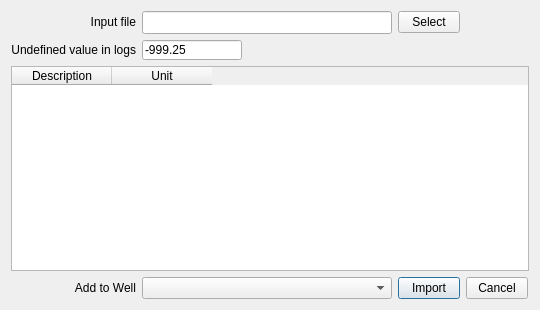
<?xml version="1.0" encoding="UTF-8"?>
<ui version="4.0">
 <class>import_logs_Dialog</class>
 <widget class="QDialog" name="import_logs_Dialog">
  <property name="geometry">
   <rect>
    <x>0</x>
    <y>0</y>
    <width>540</width>
    <height>310</height>
   </rect>
  </property>
  <property name="minimumSize">
   <size>
    <width>540</width>
    <height>310</height>
   </size>
  </property>
  <property name="maximumSize">
   <size>
    <width>16777215</width>
    <height>16777215</height>
   </size>
  </property>
  <property name="windowTitle">
   <string>Import Logs</string>
  </property>
  <layout class="QGridLayout" name="gridLayout">
   <item row="0" column="1">
    <widget class="QLineEdit" name="file_lineEdit">
     <property name="minimumSize">
      <size>
       <width>250</width>
       <height>23</height>
      </size>
     </property>
     <property name="maximumSize">
      <size>
       <width>16777215</width>
       <height>16777215</height>
      </size>
     </property>
     <property name="readOnly">
      <bool>true</bool>
     </property>
    </widget>
   </item>
   <item row="3" column="0" colspan="4">
    <widget class="QTableWidget" name="tableWidget">
     <column>
      <property name="text">
       <string>Description</string>
      </property>
     </column>
     <column>
      <property name="text">
       <string>Unit</string>
      </property>
     </column>
    </widget>
   </item>
   <item row="5" column="1">
    <widget class="QComboBox" name="wells_comboBox"/>
   </item>
   <item row="0" column="0">
    <widget class="QLabel" name="label_2">
     <property name="maximumSize">
      <size>
       <width>16777215</width>
       <height>20</height>
      </size>
     </property>
     <property name="text">
      <string>Input file</string>
     </property>
     <property name="alignment">
      <set>Qt::AlignRight|Qt::AlignTrailing|Qt::AlignVCenter</set>
     </property>
    </widget>
   </item>
   <item row="5" column="2">
    <widget class="QPushButton" name="importButton">
     <property name="maximumSize">
      <size>
       <width>62</width>
       <height>16777215</height>
      </size>
     </property>
     <property name="text">
      <string>Import</string>
     </property>
    </widget>
   </item>
   <item row="0" column="2">
    <widget class="QPushButton" name="selectButton">
     <property name="maximumSize">
      <size>
       <width>62</width>
       <height>16777215</height>
      </size>
     </property>
     <property name="text">
      <string>Select</string>
     </property>
    </widget>
   </item>
   <item row="1" column="0">
    <widget class="QLabel" name="label_3">
     <property name="maximumSize">
      <size>
       <width>16777215</width>
       <height>20</height>
      </size>
     </property>
     <property name="text">
      <string>Undefined value in logs</string>
     </property>
     <property name="alignment">
      <set>Qt::AlignRight|Qt::AlignTrailing|Qt::AlignVCenter</set>
     </property>
    </widget>
   </item>
   <item row="1" column="1">
    <widget class="QLineEdit" name="undefined_lineEdit">
     <property name="minimumSize">
      <size>
       <width>100</width>
       <height>20</height>
      </size>
     </property>
     <property name="maximumSize">
      <size>
       <width>100</width>
       <height>20</height>
      </size>
     </property>
     <property name="text">
      <string>-999.25</string>
     </property>
     <property name="readOnly">
      <bool>true</bool>
     </property>
    </widget>
   </item>
   <item row="5" column="3">
    <widget class="QPushButton" name="cancelButton">
     <property name="maximumSize">
      <size>
       <width>62</width>
       <height>16777215</height>
      </size>
     </property>
     <property name="text">
      <string>Cancel</string>
     </property>
    </widget>
   </item>
   <item row="0" column="3">
    <spacer name="horizontalSpacer">
     <property name="orientation">
      <enum>Qt::Horizontal</enum>
     </property>
     <property name="sizeHint" stdset="0">
      <size>
       <width>40</width>
       <height>20</height>
      </size>
     </property>
    </spacer>
   </item>
   <item row="5" column="0">
    <widget class="QLabel" name="label_4">
     <property name="maximumSize">
      <size>
       <width>16777215</width>
       <height>16777215</height>
      </size>
     </property>
     <property name="text">
      <string>Add to Well</string>
     </property>
     <property name="alignment">
      <set>Qt::AlignRight|Qt::AlignTrailing|Qt::AlignVCenter</set>
     </property>
    </widget>
   </item>
  </layout>
 </widget>
 <resources/>
 <connections>
  <connection>
   <sender>cancelButton</sender>
   <signal>clicked()</signal>
   <receiver>import_logs_Dialog</receiver>
   <slot>close()</slot>
   <hints>
    <hint type="sourcelabel">
     <x>480</x>
     <y>289</y>
    </hint>
    <hint type="destinationlabel">
     <x>269</x>
     <y>154</y>
    </hint>
   </hints>
  </connection>
 </connections>
</ui>
